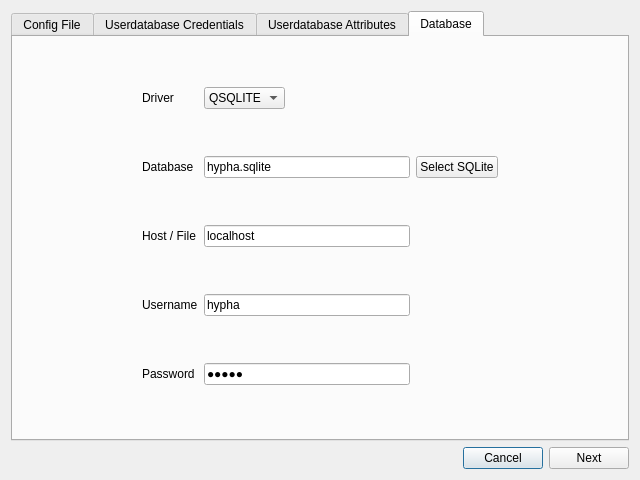
<?xml version="1.0" encoding="UTF-8"?>
<ui version="4.0">
 <class>NewConfigWizzard</class>
 <widget class="QDialog" name="NewConfigWizzard">
  <property name="geometry">
   <rect>
    <x>0</x>
    <y>0</y>
    <width>640</width>
    <height>480</height>
   </rect>
  </property>
  <property name="windowTitle">
   <string>New Config Wizzard</string>
  </property>
  <layout class="QGridLayout" name="gridLayout">
   <item row="1" column="1">
    <widget class="QPushButton" name="cancelButton">
     <property name="text">
      <string>Cancel</string>
     </property>
    </widget>
   </item>
   <item row="1" column="2">
    <widget class="QPushButton" name="nextButton">
     <property name="text">
      <string>Next</string>
     </property>
    </widget>
   </item>
   <item row="1" column="0">
    <spacer name="horizontalSpacer">
     <property name="orientation">
      <enum>Qt::Horizontal</enum>
     </property>
     <property name="sizeHint" stdset="0">
      <size>
       <width>40</width>
       <height>20</height>
      </size>
     </property>
    </spacer>
   </item>
   <item row="0" column="0" colspan="3">
    <widget class="QTabWidget" name="tabWidget">
     <property name="currentIndex">
      <number>3</number>
     </property>
     <widget class="QWidget" name="tabFile">
      <attribute name="title">
       <string>Config File</string>
      </attribute>
      <layout class="QHBoxLayout" name="horizontalLayout">
       <item>
        <widget class="QLineEdit" name="configFileEdit">
         <property name="text">
          <string>hypha.ini</string>
         </property>
        </widget>
       </item>
       <item>
        <widget class="QPushButton" name="selectFileButton">
         <property name="text">
          <string>Select File</string>
         </property>
        </widget>
       </item>
      </layout>
     </widget>
     <widget class="QWidget" name="tabUserDatabaseCredentials">
      <attribute name="title">
       <string>Userdatabase Credentials</string>
      </attribute>
      <layout class="QGridLayout" name="gridLayout_2">
       <item row="1" column="2" colspan="2">
        <widget class="QLineEdit" name="udDatabaseEdit">
         <property name="text">
          <string>hypha.sqlite</string>
         </property>
        </widget>
       </item>
       <item row="0" column="2">
        <widget class="QComboBox" name="udDriverBox">
         <property name="currentText">
          <string>QSQLITE</string>
         </property>
         <item>
          <property name="text">
           <string>QSQLITE</string>
          </property>
         </item>
         <item>
          <property name="text">
           <string>QMYSQL</string>
          </property>
         </item>
         <item>
          <property name="text">
           <string>QPSQL</string>
          </property>
         </item>
        </widget>
       </item>
       <item row="5" column="1">
        <widget class="QLabel" name="label_4">
         <property name="text">
          <string>Password</string>
         </property>
        </widget>
       </item>
       <item row="3" column="1">
        <widget class="QLabel" name="label_2">
         <property name="text">
          <string>Host / File</string>
         </property>
        </widget>
       </item>
       <item row="5" column="2" colspan="2">
        <widget class="QLineEdit" name="udPasswordEdit">
         <property name="text">
          <string>hypha</string>
         </property>
         <property name="echoMode">
          <enum>QLineEdit::PasswordEchoOnEdit</enum>
         </property>
        </widget>
       </item>
       <item row="2" column="1">
        <widget class="QLabel" name="label_11">
         <property name="text">
          <string>Table</string>
         </property>
        </widget>
       </item>
       <item row="4" column="1">
        <widget class="QLabel" name="label_3">
         <property name="text">
          <string>Username</string>
         </property>
        </widget>
       </item>
       <item row="3" column="2" colspan="2">
        <widget class="QLineEdit" name="udHostEdit">
         <property name="text">
          <string>localhost</string>
         </property>
        </widget>
       </item>
       <item row="0" column="1">
        <widget class="QLabel" name="label_5">
         <property name="text">
          <string>Driver</string>
         </property>
        </widget>
       </item>
       <item row="4" column="2" colspan="2">
        <widget class="QLineEdit" name="udUsernameEdit">
         <property name="text">
          <string>hypha</string>
         </property>
        </widget>
       </item>
       <item row="1" column="1">
        <widget class="QLabel" name="label">
         <property name="text">
          <string>Database</string>
         </property>
        </widget>
       </item>
       <item row="3" column="0">
        <spacer name="horizontalSpacer_4">
         <property name="orientation">
          <enum>Qt::Horizontal</enum>
         </property>
         <property name="sizeHint" stdset="0">
          <size>
           <width>40</width>
           <height>20</height>
          </size>
         </property>
        </spacer>
       </item>
       <item row="0" column="3">
        <spacer name="horizontalSpacer_5">
         <property name="orientation">
          <enum>Qt::Horizontal</enum>
         </property>
         <property name="sizeHint" stdset="0">
          <size>
           <width>40</width>
           <height>20</height>
          </size>
         </property>
        </spacer>
       </item>
       <item row="2" column="2" colspan="2">
        <widget class="QLineEdit" name="udTableEdit">
         <property name="text">
          <string>hypha_userdb</string>
         </property>
        </widget>
       </item>
       <item row="1" column="4">
        <widget class="QPushButton" name="selectUserDBButton">
         <property name="text">
          <string>Select SQLite</string>
         </property>
        </widget>
       </item>
       <item row="1" column="5">
        <spacer name="horizontalSpacer_6">
         <property name="orientation">
          <enum>Qt::Horizontal</enum>
         </property>
         <property name="sizeHint" stdset="0">
          <size>
           <width>40</width>
           <height>20</height>
          </size>
         </property>
        </spacer>
       </item>
      </layout>
     </widget>
     <widget class="QWidget" name="tabUserDatabaseAttributes">
      <attribute name="title">
       <string>Userdatabase Attributes</string>
      </attribute>
      <layout class="QGridLayout" name="gridLayout_3">
       <item row="0" column="0">
        <spacer name="horizontalSpacer_2">
         <property name="orientation">
          <enum>Qt::Horizontal</enum>
         </property>
         <property name="sizeHint" stdset="0">
          <size>
           <width>40</width>
           <height>20</height>
          </size>
         </property>
        </spacer>
       </item>
       <item row="1" column="2">
        <widget class="QLineEdit" name="udAttrFirstnameEdit">
         <property name="text">
          <string>firstname</string>
         </property>
        </widget>
       </item>
       <item row="2" column="1">
        <widget class="QLabel" name="label_8">
         <property name="text">
          <string>Lastname</string>
         </property>
        </widget>
       </item>
       <item row="4" column="2">
        <widget class="QLineEdit" name="udAttrDevicesEdit">
         <property name="text">
          <string>deviceids</string>
         </property>
        </widget>
       </item>
       <item row="0" column="2">
        <widget class="QLineEdit" name="udAttrUsernameEdit">
         <property name="text">
          <string>username</string>
         </property>
        </widget>
       </item>
       <item row="1" column="1">
        <widget class="QLabel" name="label_7">
         <property name="text">
          <string>Firstname</string>
         </property>
        </widget>
       </item>
       <item row="0" column="1">
        <widget class="QLabel" name="label_9">
         <property name="text">
          <string>Username</string>
         </property>
        </widget>
       </item>
       <item row="2" column="2">
        <widget class="QLineEdit" name="udAttrLastnameEdit">
         <property name="text">
          <string>lastname</string>
         </property>
        </widget>
       </item>
       <item row="3" column="1">
        <widget class="QLabel" name="label_10">
         <property name="text">
          <string>Mail</string>
         </property>
        </widget>
       </item>
       <item row="3" column="2">
        <widget class="QLineEdit" name="udAttrMailEdit">
         <property name="text">
          <string>mail</string>
         </property>
        </widget>
       </item>
       <item row="4" column="1">
        <widget class="QLabel" name="label_6">
         <property name="text">
          <string>Devices</string>
         </property>
        </widget>
       </item>
       <item row="0" column="3">
        <spacer name="horizontalSpacer_3">
         <property name="orientation">
          <enum>Qt::Horizontal</enum>
         </property>
         <property name="sizeHint" stdset="0">
          <size>
           <width>40</width>
           <height>20</height>
          </size>
         </property>
        </spacer>
       </item>
      </layout>
     </widget>
     <widget class="QWidget" name="tabDatabase">
      <attribute name="title">
       <string>Database</string>
      </attribute>
      <layout class="QGridLayout" name="gridLayout_4">
       <item row="1" column="1">
        <widget class="QLabel" name="label_13">
         <property name="text">
          <string>Database</string>
         </property>
        </widget>
       </item>
       <item row="0" column="1">
        <widget class="QLabel" name="label_12">
         <property name="text">
          <string>Driver</string>
         </property>
        </widget>
       </item>
       <item row="2" column="2" colspan="2">
        <widget class="QLineEdit" name="dHostEdit">
         <property name="text">
          <string>localhost</string>
         </property>
        </widget>
       </item>
       <item row="3" column="2" colspan="2">
        <widget class="QLineEdit" name="dUsernameEdit">
         <property name="text">
          <string>hypha</string>
         </property>
        </widget>
       </item>
       <item row="2" column="0">
        <spacer name="horizontalSpacer_7">
         <property name="orientation">
          <enum>Qt::Horizontal</enum>
         </property>
         <property name="sizeHint" stdset="0">
          <size>
           <width>40</width>
           <height>20</height>
          </size>
         </property>
        </spacer>
       </item>
       <item row="4" column="1">
        <widget class="QLabel" name="label_16">
         <property name="text">
          <string>Password</string>
         </property>
        </widget>
       </item>
       <item row="2" column="1">
        <widget class="QLabel" name="label_14">
         <property name="text">
          <string>Host / File</string>
         </property>
        </widget>
       </item>
       <item row="4" column="2" colspan="2">
        <widget class="QLineEdit" name="dPasswordEdit">
         <property name="text">
          <string>hypha</string>
         </property>
         <property name="echoMode">
          <enum>QLineEdit::PasswordEchoOnEdit</enum>
         </property>
        </widget>
       </item>
       <item row="3" column="1">
        <widget class="QLabel" name="label_15">
         <property name="text">
          <string>Username</string>
         </property>
        </widget>
       </item>
       <item row="1" column="2" colspan="2">
        <widget class="QLineEdit" name="dDatabaseEdit">
         <property name="text">
          <string>hypha.sqlite</string>
         </property>
        </widget>
       </item>
       <item row="0" column="2">
        <widget class="QComboBox" name="dDriverBox">
         <item>
          <property name="text">
           <string>QSQLITE</string>
          </property>
         </item>
         <item>
          <property name="text">
           <string>QMYSQL</string>
          </property>
         </item>
         <item>
          <property name="text">
           <string>QPSQL</string>
          </property>
         </item>
        </widget>
       </item>
       <item row="0" column="3">
        <spacer name="horizontalSpacer_9">
         <property name="orientation">
          <enum>Qt::Horizontal</enum>
         </property>
         <property name="sizeHint" stdset="0">
          <size>
           <width>40</width>
           <height>20</height>
          </size>
         </property>
        </spacer>
       </item>
       <item row="1" column="4">
        <widget class="QPushButton" name="selectDBButton">
         <property name="text">
          <string>Select SQLite</string>
         </property>
        </widget>
       </item>
       <item row="1" column="5">
        <spacer name="horizontalSpacer_8">
         <property name="orientation">
          <enum>Qt::Horizontal</enum>
         </property>
         <property name="sizeHint" stdset="0">
          <size>
           <width>40</width>
           <height>20</height>
          </size>
         </property>
        </spacer>
       </item>
      </layout>
     </widget>
    </widget>
   </item>
  </layout>
 </widget>
 <resources/>
 <connections/>
</ui>
